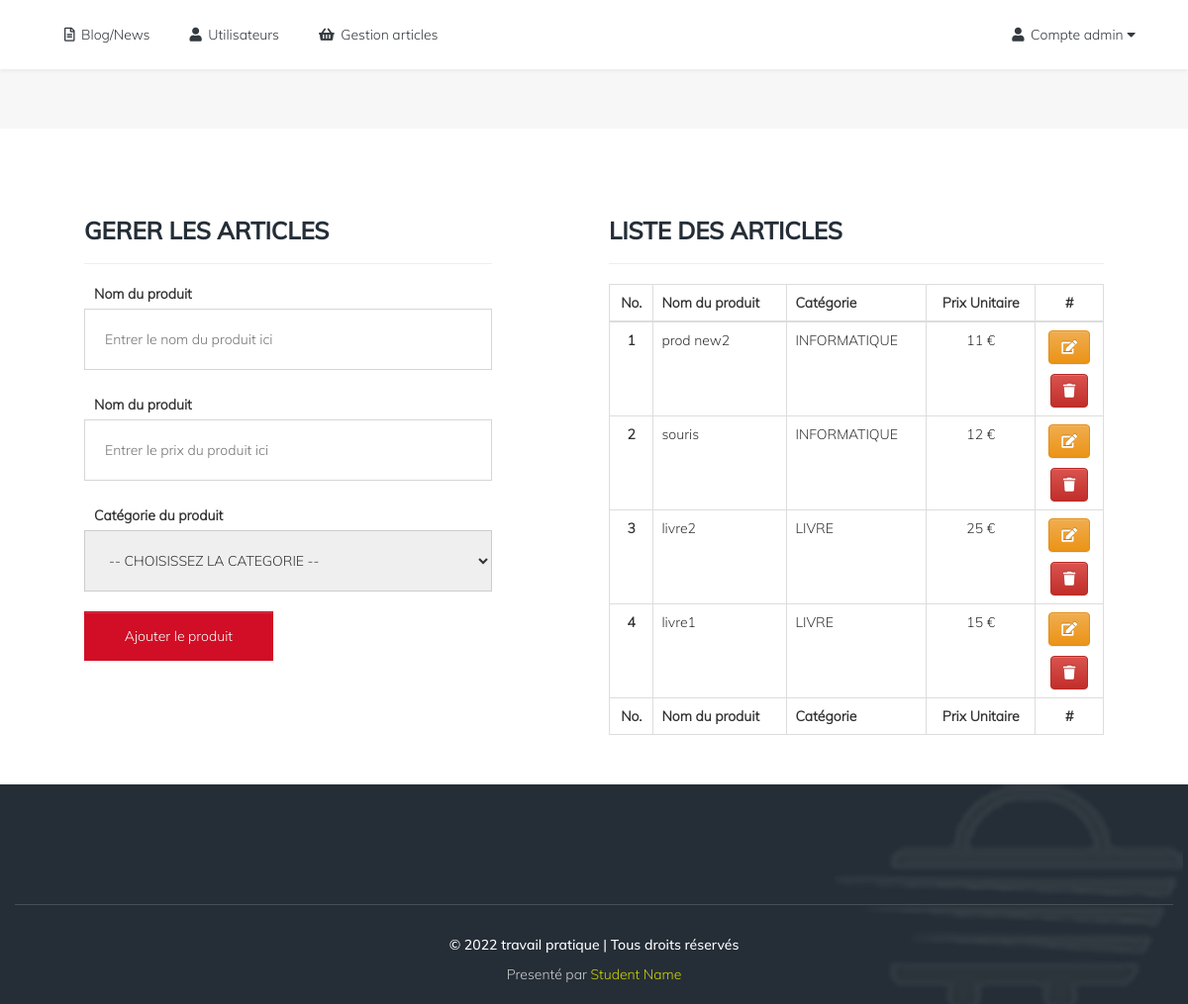
/tp_carole/articles.php (signed in), run on the app's committed database.
### tables this page shows
CREATE TABLE `products` (
  `id` int(11) NOT NULL,
  `prod_code` varchar(25) NOT NULL,
  `prod_name` varchar(255) NOT NULL,
  `prod_price` int(11) NOT NULL,
  `cat_id` int(11) NOT NULL
);

CREATE TABLE `categories` (
  `id` int(11) NOT NULL,
  `cat_name` varchar(255) NOT NULL
);

### tp_carole/articles.php (the view, shortened to what this page needs)
<?php
include("db/DBout.php");
include("header.php");
include("admnav.php");
?>
<div class="row banner-inner"></div>
<div class="row row-padding row-white fond-blanc">
	<div class="container">
		<div class="row">
			<div class="col-md-12">
				<div class="div-100 white-wrapper containeur-connexion">
					<div class="col-md-5">
						<h3>Gerer les articles</h3>
						<hr/>
						<div class="row">
							<form action="db/functions.php" method="post">
							<div class="col-sm-12">
								<label>Nom du produit</label>
								<input type="text" name="prod_name" placeholder="Entrer le nom du produit ici" required>
							</div>
							<div class="col-sm-12">
								<label>Nom du produit</label>
								<input type="number" name="prod_price" placeholder="Entrer le prix du produit ici" required>
							</div>
							<div class="col-sm-12">
								<label>Catégorie du produit</label>
								<select name="prod_cat">
									<?php
										echo "<option value=''>-- CHOISISSEZ LA CATEGORIE --</option>";
										?>
								</select>
							</div>
							<div class="col-sm-6">
								<br/>
								<button name="prod_submit" type="submit" class="btn btn-danger">Ajouter le produit</button>
							</div>
							</form>
						</div>
					</div>
					<div class="col-md-1"></div>
					<div class="col-md-6">
						<h3>Liste des articles</h3>
						<hr/>
						<div class="row">
							<div class="col-sm-12">
								<table class="table table-bordered">
								    <thead>
								      <tr>
								        <th class="td-center">No.</th>
								        <th colspan="2">Nom du produit</th>
								        <th>Catégorie</th>
								        <th class="td-center">Prix Unitaire</th>
								        <th class="td-center">#</th>
								      </tr>
								    </thead>
								    <tbody>
								      <?php
										$sql = "SELECT * FROM products ORDER BY id DESC";
										$query = $pdo_var->query($sql);
										$count = $query->rowcount();
										if($count>0){
											$no = 1;
											while ($row=$query->fetch()) {
												$sql1 = "SELECT * FROM categories WHERE id='".$row["cat_id"]."'";
												$query1 = $pdo_var->query($sql1);
												$row1 = $query1->fetch();
								      ?>
								      <tr>
								      	<th class="td-center"><?php echo $no; ?></th>
								        <td colspan="2"><?php echo $row["prod_name"]; ?></td>
								        <td><?php echo strtoupper($row1["cat_name"]); ?></td>
								        <td class="td-center"><?php echo $row["prod_price"]; ?> &euro;</td>
								        <td class="td-center">
								        	<ul class="actions-list">
								        		<li><a href="#" class="btn btn-warning">
								        			<i class="fa fa-edit"></i>
								        		</a></li>
								        		<li><a href="db/functions.php?del_prodID=<?php echo $row['id']; ?>" class="btn btn-danger">
								        			<i class="fa fa-trash"></i>
								        		</a></li>
								        	</ul>
								        </td>
								      </tr>
								      <?php
								      		$no++;
											}
										}
										else{
											?>
												<td class="empty-blog" colspan="4">Pas de Produit</td>
											<?php
										}
								      ?>
								    </tbody>
								    <tfoot>
								      <tr>
								        <th class="td-center">No.</th>
								        <th colspan="2">Nom du produit</th>
								        <th>Catégorie</th>
								        <th class="td-center">Prix Unitaire</th>
								        <th class="td-center">#</th>
								      </tr>
								    </tfoot>
								</table>
							</div>
						</div>
					</div>
				</div>
			</div>
		</div>
	</div>
</div>
<?php
include("footer.php");
?>

### tp_carole/css/main.css (style rules this page uses)
body { background: rgba(204,204,204,.15); overflow-x: hidden; font-family: menu-font; }
h1,h2,h3,h4,h5,h6 { font-family: main-title; color: #252e37; }
.row-padding { padding-top: 30px; padding-bottom: 30px; }
.fond-blanc, .white-wrapper { background: #fff !important; }
.div-100 { width: 100%; height: auto; }
ul { padding: 0; margin: 0; }
.white-wrapper input, .white-wrapper button { width: 100%; height: 40px; float: left; }
.white-wrapper select { width: 100%; padding: 20px; border-radius: 0; border: #ccc solid 1px; }
.white-wrapper input, .white-wrapper textarea { border-radius: 0px; border: rgba(204,204,204,.8) solid 1px; margin-bottom: 25px; padding: 30px 20px; display: block; }
.white-wrapper button { height: 50px; border-radius: 0; background: #d10e25 !important; border: #d10e25 solid 1px !important; }
.white-wrapper label, .have-account { margin-left: 10px; }
.containeur-connexion { position: relative; padding: 40px; }
.containeur-connexion h3 { font-weight: bold; text-transform: uppercase; }
.containeur-connexion:before { content: ""; position: absolute; right: -45px; top: 0; width: 1px; height: 100%; background: rgba(204,204,204,.5); display: none; }
.banner-inner { min-height: 60px; position: relative; }
.td-center { text-align: center; }
.actions-list { text-align: center; }
.actions-list li { list-style: none; display: block; margin-bottom: 10px; }
.actions-list li:last-child { margin-bottom: 0; }

### data on the page
products: prod_name "prod new2", cat.cat_name "INFORMATIQUE", prod_price "11"
products: prod_name "souris", cat.cat_name "INFORMATIQUE", prod_price "12"
products: prod_name "livre2", cat.cat_name "LIVRE", prod_price "25"
products: prod_name "livre1", cat.cat_name "LIVRE", prod_price "15"
